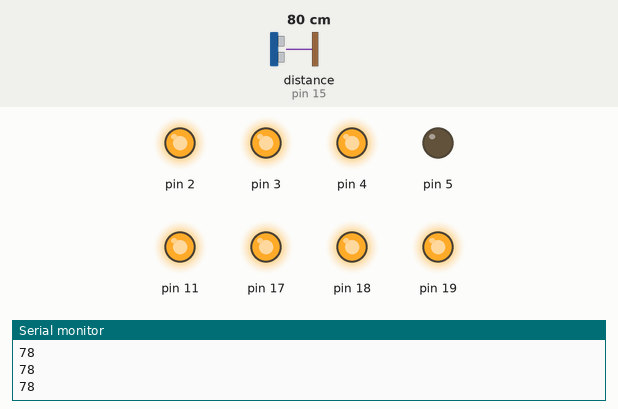
This sketch was run on a simulated Arduino Uno, built with avr-gcc and run on an emulated ATmega328P. Shown: output pins drawn as LEDs (lit = HIGH), the last lines printed to the serial monitor. Wiring (inferred from the names in the program): ultrasonic range finder: trigger pin 16; echo pin 15. Dashed ring = blinking. Inputs (shaded band) come from the test bench; at power-on: distance to the obstacle (sensor on pin 15) 80 cm. The echo pulse lasts 58.3 µs per cm; pins used as bus, display or sensor lines are not drawn.

Above: at 1.3 s.
1.4 s: distance to the obstacle (sensor on pin 15) set to 17 cm
3.2 s: distance to the obstacle (sensor on pin 15) set to 14 cm
At 4.9 s:
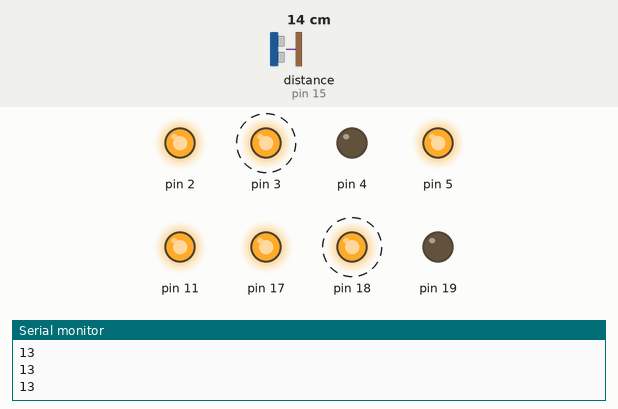
6.2 s: distance to the obstacle (sensor on pin 15) set to 18 cm
At 7.4 s:
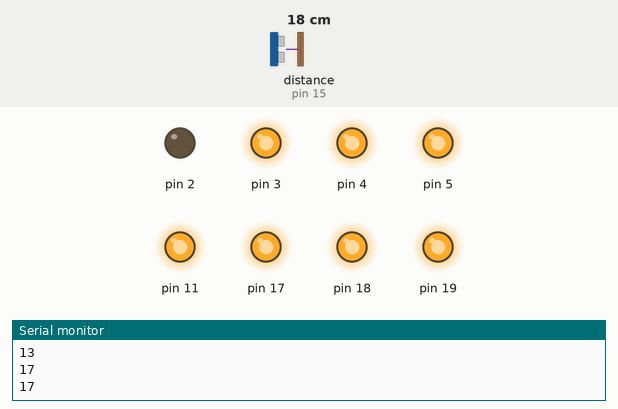
8.0 s: distance to the obstacle (sensor on pin 15) set to 2 cm
At 10.1 s:
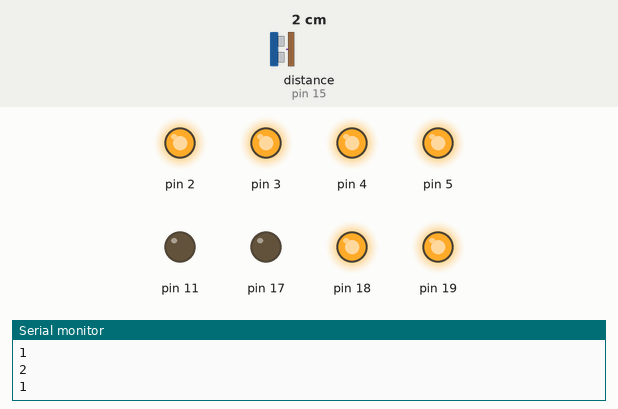
Timing chart, 0 to 11.6 s (numbered marks = the images above; inputs shaded):
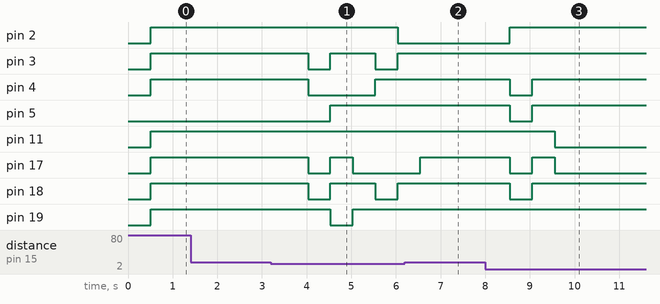

The sketch:

circuito_de_aforo.ino
```cpp
/*
 Fundacion Kinal
 Centro Educativo Tecnico Laboral KINAL
 Electronica
 Grado:5to A
 Nombre:Roberto Monterroso
 Carne :1818507
 */
#define LEDa 3
#define LEDb 2
#define LEDc 21
#define LEDd 18
#define LEDe 18
#define LEDf 4
#define LEDg 5
#define rele 11
#define trig 16
#define echo 15
int Distancia;
int Duracion;
int conteo =0;

void setup() {
  Serial.begin(9600);
  pinMode(3,OUTPUT);
  pinMode(2,OUTPUT);
  pinMode(19,OUTPUT);
  pinMode(18,OUTPUT);
  pinMode(17,OUTPUT);
  pinMode(4,OUTPUT);
  pinMode(5,OUTPUT);
  pinMode(11,OUTPUT);
  pinMode(16,OUTPUT);
  pinMode(15,INPUT);
}
void loop() {
  digitalWrite(trig,HIGH);
  delay(1);
  digitalWrite(trig,LOW);
  Duracion = pulseIn(echo,HIGH);
  Distancia = Duracion / 59;
  Serial.println(Distancia);
  delay(500);

if(Distancia > 0 && Distancia < 15 ){
  conteo = conteo +1;
}

if(conteo==0){
    digitalWrite(3,HIGH); //A
    digitalWrite(2,HIGH); //B
    digitalWrite(19,HIGH);  //C
    digitalWrite(18,HIGH);  //D
    digitalWrite(17,HIGH);  //E
    digitalWrite(4,HIGH);  //F
    digitalWrite(5,LOW);   //G
    digitalWrite(11,HIGH);
  }

if(conteo==1){
   digitalWrite(3,LOW); //A
    digitalWrite(2,HIGH); //B
    digitalWrite(19,HIGH);  //C
    digitalWrite(18,LOW);  //D
    digitalWrite(17,LOW);  //E
    digitalWrite(4,LOW);  //F
    digitalWrite(5,LOW);   //G
    digitalWrite(11,HIGH);
  }
  if(conteo==2){
    digitalWrite(3,HIGH); //A
    digitalWrite(2,HIGH); //B
    digitalWrite(19,LOW);  //C
    digitalWrite(18,HIGH);  //D
    digitalWrite(17,HIGH);  //E
    digitalWrite(4,LOW);  //F
    digitalWrite(5,HIGH);   //G
    digitalWrite(11,HIGH);
  }
  if(conteo==3){
    digitalWrite(3,HIGH); //A
    digitalWrite(2,HIGH); //B
    digitalWrite(19,HIGH);  //C
    digitalWrite(18,HIGH);  //D
    digitalWrite(17,LOW);  //E
    digitalWrite(4,LOW);  //F
    digitalWrite(5,HIGH);   //G
    digitalWrite(11,HIGH);
  }
   if(conteo==4){
    digitalWrite(3,LOW); //A
    digitalWrite(2,HIGH); //B
    digitalWrite(19,HIGH);  //C
    digitalWrite(18,LOW);  //D
    digitalWrite(17,LOW);  //E
    digitalWrite(4,HIGH);  //F
    digitalWrite(5,HIGH);   //G
    digitalWrite(11,HIGH);
  }
  if(conteo==5){
    digitalWrite(3,HIGH); //A
    digitalWrite(2,LOW); //B
    digitalWrite(19,HIGH);  //C
    digitalWrite(18,HIGH);  //D
    digitalWrite(17,LOW);  //E
    digitalWrite(4,HIGH);  //F
    digitalWrite(5,HIGH);   //G
    digitalWrite(11,HIGH);
  }
  if(conteo==6){
    digitalWrite(3,HIGH); //A
    digitalWrite(2,LOW); //B
    digitalWrite(19,HIGH);  //C
    digitalWrite(18,HIGH);  //D
    digitalWrite(17,HIGH);  //E
    digitalWrite(4,HIGH);  //F
    digitalWrite(5,HIGH);   //G
    digitalWrite(11,HIGH);
  }
  if(conteo==7){
   digitalWrite(3,HIGH); //A
    digitalWrite(2,HIGH); //B
    digitalWrite(19,HIGH);  //C
    digitalWrite(18,LOW);  //D
    digitalWrite(17,LOW);  //E
    digitalWrite(4,LOW);  //F
    digitalWrite(5,LOW);   //G
    digitalWrite(11,HIGH);
  }
  if(conteo==8){
    digitalWrite(3,HIGH); //A
    digitalWrite(2,HIGH); //B
    digitalWrite(19,HIGH);  //C
    digitalWrite(18,HIGH);  //D
    digitalWrite(17,HIGH);  //E
    digitalWrite(4,HIGH);  //F
    digitalWrite(5,HIGH);   //G
    digitalWrite(11,HIGH);
  }
  if(conteo==9){
    digitalWrite(3,HIGH); //A
    digitalWrite(2,HIGH); //B
    digitalWrite(19,HIGH);  //C
    digitalWrite(18,HIGH);  //D
    digitalWrite(17,LOW);  //E
    digitalWrite(4,HIGH);  //F
    digitalWrite(5,HIGH);   //G
    digitalWrite(11,LOW);
  }
}
```

Measured:
- the behaviour switches between 16 and 15 cm on distance to the obstacle (sensor on pin 15) (found by bisection; images 0 and 1)
- after the input at 3.2 s, pin 2: HIGH → LOW after 2.8 s; pin 3, pin 18: alternates HIGH for 1.0 s and LOW for 0.50 s, starting after 0.83 s; pin 4: HIGH → LOW after 0.83 s, → HIGH 1.5 s later; pin 5: LOW → HIGH after 1.3 s; pin 17: HIGH → LOW after 0.83 s, → HIGH 0.50 s later, → LOW 0.50 s later
- after the input at 6.2 s, pin 2: stays LOW (without the input it goes to HIGH after 0.85 s); pin 4, pin 5, pin 18: stays HIGH (without the input it goes to LOW after 0.85 s); pin 17: goes on until 6.5 s, then stays HIGH
- after the input at 8.0 s, pin 2: LOW → HIGH after 0.55 s; pin 4, pin 5, pin 18: HIGH → LOW after 0.55 s, → HIGH 0.50 s later; pin 11: HIGH → LOW after 1.6 s; pin 17: HIGH → LOW after 0.55 s, → HIGH 0.50 s later, → LOW 0.50 s later
